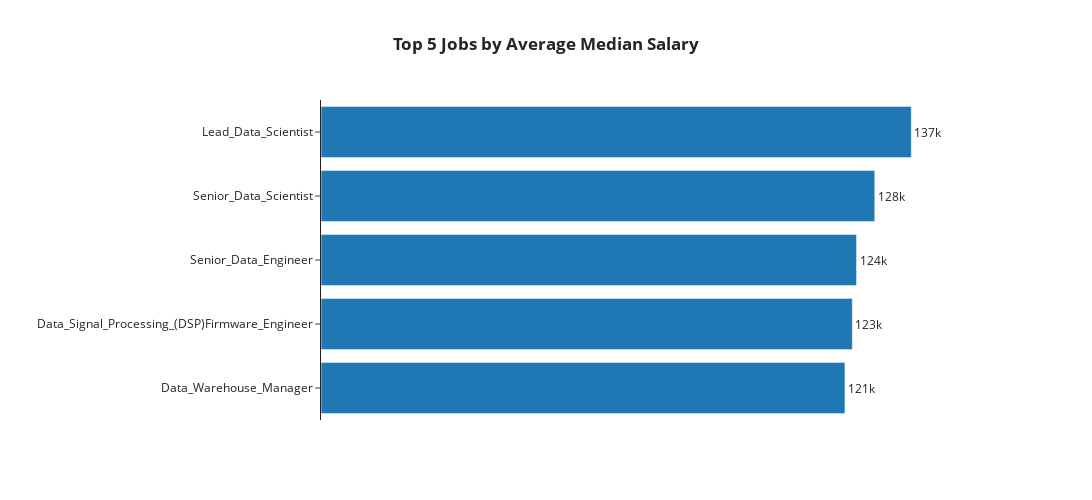

Write notebook code for a chart like this one.
### Code cell
import plotly.express as px

bar2 = px.bar(highest_paid_jobs, x='median_salary mean', y='job_title',
             orientation='h', title='<b>Top 5 Jobs by Average Median Salary<b>',
             template = 'simple_white',
             category_orders={'job_title': highest_paid_jobs.sort_values(by='median_salary mean', ascending=False)['job_title'].tolist()})

bar2.update_layout(xaxis_title='Median Salary',
                   xaxis = dict(visible=False),
                   title_x = 0.5,
                   yaxis_title = '')

bar2.update_layout(height=500, width=1200)

bar2.update_traces(texttemplate = '%{value:.3s}', textposition='outside') # add data labels outside to the bars

bar2.update_xaxes(range=[0, 160000])

bar2.show()

### Figure 1 — Plotly figure (JSON) as saved in the notebook; plotly's stock layout.template omitted (floating-point values rounded to 4 significant figures)
{"data": [{"alignmentgroup": "True", "hovertemplate": "median_salary mean=%{x}<br>job_title=%{y}<extra></extra>", "legendgroup": "", "marker": {"color": "#1F77B4", "pattern": {"shape": ""}}, "name": "", "offsetgroup": "", "orientation": "h", "showlegend": false, "textposition": "outside", "texttemplate": "%{value:.3s}", "type": "bar", "x": [136700.0, 128200.0, 124000.0, 123000.0, 121300.0], "xaxis": "x", "y": ["Lead_Data_Scientist", "Senior_Data_Scientist", "Senior_Data_Engineer", "Data_Signal_Processing_(DSP)Firmware_Engineer", "Data_Warehouse_Manager"], "yaxis": "y"}], "layout": {"barmode": "relative", "height": 500, "legend": {"tracegroupgap": 0}, "title": {"text": "<b>Top 5 Jobs by Average Median Salary<b>", "x": 0.5}, "width": 1200, "xaxis": {"anchor": "y", "domain": [0, 1], "range": [0, 160000], "title": {"text": "Median Salary"}, "visible": false}, "yaxis": {"anchor": "x", "categoryarray": ["Data_Warehouse_Manager", "Data_Signal_Processing_(DSP)Firmware_Engineer", "Senior_Data_Engineer", "Senior_Data_Scientist", "Lead_Data_Scientist"], "categoryorder": "array", "domain": [0, 1], "title": {"text": ""}}}}
